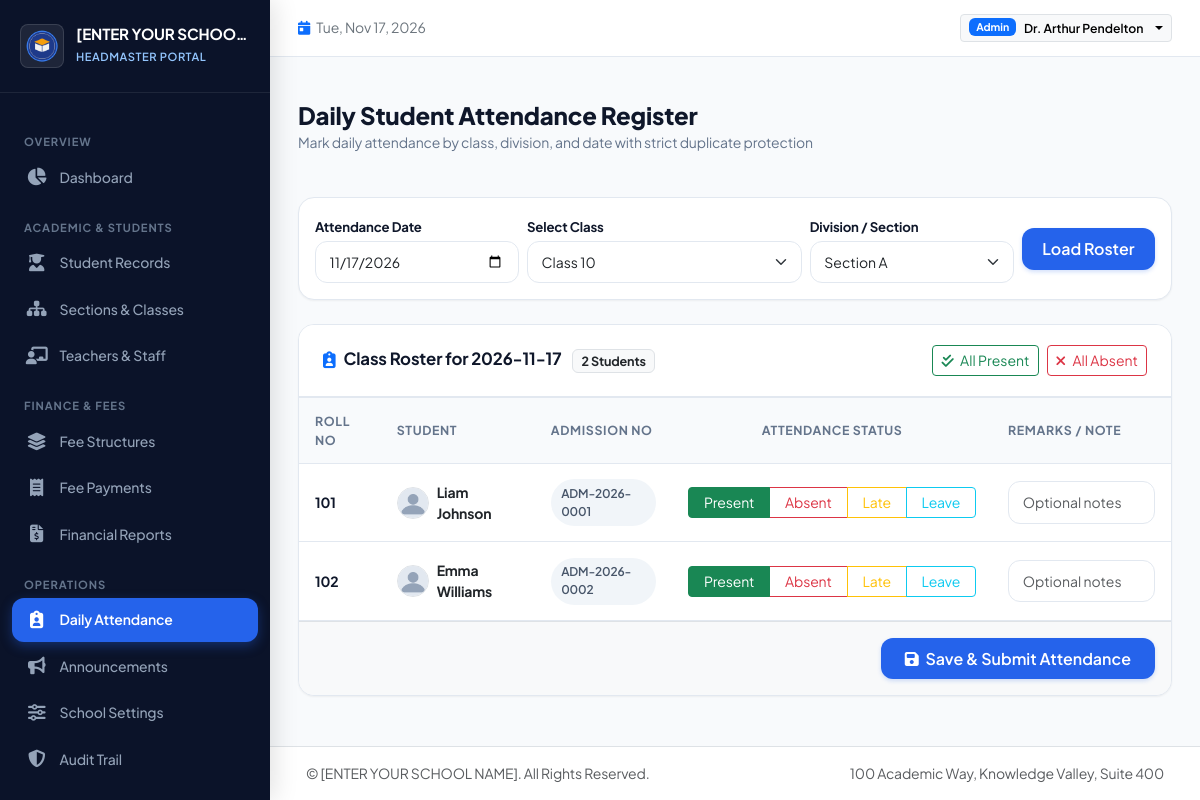
The app's page /admin/attendance?class_id=10 (signed in) with its own data.
### tables this page shows
CREATE TABLE school_settings (
        id INTEGER PRIMARY KEY,
        school_name TEXT NOT NULL DEFAULT '[ENTER YOUR SCHOOL NAME]',
        school_address TEXT DEFAULT '',
        school_phone TEXT DEFAULT '',
        school_email TEXT DEFAULT '',
        school_website TEXT DEFAULT '',
        headmaster_name TEXT DEFAULT '',
        currency_symbol TEXT DEFAULT '$',
        logo_path TEXT DEFAULT '',
        updated_at TIMESTAMP DEFAULT CURRENT_TIMESTAMP
    );

CREATE TABLE users (
        id INTEGER PRIMARY KEY AUTOINCREMENT,
        username TEXT NOT NULL UNIQUE,
        password_hash TEXT NOT NULL,
        role TEXT NOT NULL CHECK(role IN ('admin', 'teacher', 'student')),
        full_name TEXT NOT NULL,
        email TEXT DEFAULT '',
        phone TEXT DEFAULT '',
        is_active INTEGER DEFAULT 1,
        created_at TIMESTAMP DEFAULT CURRENT_TIMESTAMP
    );

CREATE TABLE students (
        id INTEGER PRIMARY KEY AUTOINCREMENT,
        user_id INTEGER UNIQUE REFERENCES users(id) ON DELETE SET NULL,
        admission_number TEXT NOT NULL UNIQUE,
        full_name TEXT NOT NULL,
        photo_path TEXT DEFAULT '',
        dob DATE,
        gender TEXT,
        school_section_id INTEGER REFERENCES school_sections(id) ON DELETE RESTRICT,
        class_id INTEGER REFERENCES classes(id) ON DELETE RESTRICT,
        class_section_id INTEGER REFERENCES class_sections(id) ON DELETE RESTRICT,
        roll_number TEXT DEFAULT '',
        admission_date DATE,
        academic_year_id INTEGER REFERENCES academic_years(id) ON DELETE RESTRICT,
        father_name TEXT DEFAULT '',
        mother_name TEXT DEFAULT '',
        guardian_name TEXT DEFAULT '',
        guardian_phone TEXT DEFAULT '',
        emergency_contact TEXT DEFAULT '',
        residential_address TEXT DEFAULT '',
        previous_school TEXT DEFAULT '',
        student_email TEXT DEFAULT '',
        status TEXT DEFAULT 'Active' CHECK(status IN ('Active', 'Archived', 'Suspended')),
        created_at TIMESTAMP DEFAULT CURRENT_TIMESTAMP
    );

### routes/admin.py (the view, shortened to what this page needs)
@admin_bp.route('/attendance', methods=['GET', 'POST'])
def attendance():
    db = get_db()
    selected_date = request.args.get('date', date.today().isoformat())
    selected_class_id = request.args.get('class_id')
    selected_section_id = request.args.get('class_section_id')
    classes = db.execute("SELECT * FROM classes WHERE is_active = 1 ORDER BY section_id, display_order, name;").fetchall()
    if not selected_class_id and classes:
        selected_class_id = str(classes[0]['id'])
    class_sections = []
    if selected_class_id:
        class_sections = db.execute("SELECT * FROM class_sections WHERE class_id = ? ORDER BY section_name ASC;", (selected_class_id,)).fetchall()
        if not selected_section_id and class_sections:
            selected_section_id = str(class_sections[0]['id'])
    roster = []
    if selected_class_id:
        roster_query = """
            SELECT s.id, s.full_name, s.admission_number, s.roll_number, s.photo_path,
                   att.status as attendance_status, att.remarks as attendance_remarks
            FROM students s
            LEFT JOIN attendance_records att ON att.student_id = s.id AND att.date = ?
            WHERE s.class_id = ? AND s.status = 'Active'
        """
        params = [selected_date, selected_class_id]
        if selected_section_id:
            roster_query += " AND s.class_section_id = ?"
            params.append(selected_section_id)
        roster_query += " ORDER BY s.roll_number, s.full_name ASC;"
        roster = db.execute(roster_query, params).fetchall()
    return render_template('admin/attendance.html',
        settings=get_school_settings(),
        selected_date=selected_date,
        selected_class_id=int(selected_class_id) if selected_class_id else None,
        selected_section_id=int(selected_section_id) if selected_section_id else None,
        classes=classes,
        class_sections=class_sections,
        roster=roster
    )

### models.py (called while the page is built, shortened)
def get_db():
    if 'db' not in g:
        db_path = current_app.config.get('DATABASE_PATH', Config.DATABASE_PATH)
        g.db = sqlite3.connect(db_path)
        g.db.row_factory = sqlite3.Row
        g.db.execute("PRAGMA foreign_keys = ON;")
    return g.db

def get_school_settings():
    db = get_db()
    row = db.execute("SELECT * FROM school_settings WHERE id = 1;").fetchone()
    if row:
        return dict(row)

    @property
    def is_active(self):
        return self._is_active

    @staticmethod
    def get_by_id(user_id):
        db = get_db()
        cursor = db.execute("SELECT * FROM users WHERE id = ?", (user_id,))
        row = cursor.fetchone()
        if not row:
            return None
        return User._build_from_row(row)

### routes/admin.py (called while the page is built)
@admin_bp.before_request
@login_required
@admin_required
def admin_before_request():
    pass

### templates/admin/attendance.html (shortened to what this page needs)
{% extends "base.html" %}
{% block content %}
<div class="page-header">
  <div>
    <h2 class="page-title">Daily Student Attendance Register</h2>
    <p class="page-subtitle">Mark daily attendance by class, division, and date with strict duplicate protection</p>
  </div>
</div>
<div class="card-custom mb-4">
  <div class="card-custom-body p-3">
    <form method="GET" action="{{ url_for('admin.attendance') }}" class="row g-2 align-items-center">
      <div class="col-md-3">
        <label class="form-label small fw-bold mb-1">Attendance Date</label>
        <input type="date" name="date" class="form-control" value="{{ selected_date }}" onchange="this.form.submit()">
      </div>
      <div class="col-md-4">
        <label class="form-label small fw-bold mb-1">Select Class</label>
        <select name="class_id" class="form-select" onchange="this.form.submit()">
          {% for c in classes %}
            <option value="{{ c.id }}" {% if selected_class_id == c.id %}selected{% endif %}>{{ c.name }}</option>
          {% endfor %}
        </select>
      </div>
      <div class="col-md-3">
        <label class="form-label small fw-bold mb-1">Division / Section</label>
        <select name="class_section_id" class="form-select" onchange="this.form.submit()">
          {% for cs in class_sections %}
            <option value="{{ cs.id }}" {% if selected_section_id == cs.id %}selected{% endif %}>Section {{ cs.section_name }}</option>
          {% endfor %}
        </select>
      </div>
      <div class="col-md-2 d-flex align-items-end">
        <button type="submit" class="btn btn-primary-custom w-100">Load Roster</button>
      </div>
    </form>
  </div>
</div>
<div class="card-custom">
  <div class="card-custom-header">
    <h5 class="card-custom-title">
      <i class="fa-solid fa-clipboard-user text-primary me-2"></i>Class Roster for {{ selected_date }}
      <span class="badge bg-light text-dark border ms-2">{{ roster|length }} Students</span>
    </h5>
    {% if roster %}
    <div class="d-flex gap-2">
      <button type="button" class="btn btn-sm btn-outline-success" onclick="markAllAttendance('Present')">
        <i class="fa-solid fa-check-double me-1"></i> All Present
      </button>
      <button type="button" class="btn btn-sm btn-outline-danger" onclick="markAllAttendance('Absent')">
        <i class="fa-solid fa-xmark me-1"></i> All Absent
      </button>
    </div>
    {% endif %}
  </div>
  {% if roster %}
  <form action="{{ url_for('admin.attendance') }}" method="POST">
    <div class="table-responsive p-0">
      <table class="table-custom mb-0">
        <thead>
          <tr>
            <th>Roll No</th>
            <th>Student</th>
            <th>Admission No</th>
            <th class="text-center" style="width: 320px;">Attendance Status</th>
            <th>Remarks / Note</th>
          </tr>
        </thead>
        <tbody>
          {% for st in roster %}
            <tr>
              <td class="fw-bold">{{ st.roll_number or '-' }}</td>
              <td>
                <div class="d-flex align-items-center gap-2">
                  <img src="{% if st.photo_path %}{{ url_for('static', filename=st.photo_path) }}{% else %}{{ url_for('static', filename='images/default_avatar.png') }}{% endif %}"
                       alt="Photo" class="rounded-circle border" style="width: 32px; height: 32px; object-fit: cover;">
                  <a href="{{ url_for('admin.student_view', student_id=st.id) }}" class="fw-bold text-dark text-decoration-none hover-primary">
                    {{ st.full_name }}
                  </a>
                </div>
              </td>
              <td><span class="badge-custom badge-secondary">{{ st.admission_number }}</span></td>
              <td class="text-center">
                <div class="btn-group btn-group-sm w-100" role="group">
                  <label class="btn btn-outline-success" for="p_{{ st.id }}">Present</label>
                  <label class="btn btn-outline-danger" for="a_{{ st.id }}">Absent</label>
                  <label class="btn btn-outline-warning" for="l_{{ st.id }}">Late</label>
                  <label class="btn btn-outline-info" for="e_{{ st.id }}">Leave</label>
                </div>
              </td>
              <td>
                <input type="text" name="remarks_{{ st.id }}" class="form-control form-control-sm" placeholder="Optional notes" value="{{ st.attendance_remarks or '' }}">
              </td>
            </tr>
          {% endfor %}
        </tbody>
      </table>
    </div>
    <div class="p-3 bg-light border-top d-flex justify-content-end">
      <button type="submit" class="btn btn-primary-custom px-4">
        <i class="fa-solid fa-floppy-disk me-1"></i> Save & Submit Attendance
      </button>
    </div>
  </form>
  {% else %}
    <div class="text-center py-5 text-muted">
      <i class="fa-solid fa-users-slash fs-1 mb-3 opacity-50"></i>
      <p>No active students enrolled in the selected class and section.</p>
    </div>
  {% endif %}
</div>
{% endblock %}

### templates/base.html (shortened to what this page needs)
<!DOCTYPE html>
<html lang="en">
<head>
  <link href="https://cdn.jsdelivr.net/npm/bootstrap@5.3.3/dist/css/bootstrap.min.css" rel="stylesheet">
  <link rel="stylesheet" href="https://cdnjs.cloudflare.com/ajax/libs/font-awesome/6.5.1/css/all.min.css">
  <link rel="stylesheet" href="{{ url_for('static', filename='css/style.css') }}">
</head>
<body>
  <div class="app-wrapper">
    <aside class="sidebar">
      <div class="sidebar-header">
        <img src="{% if school_settings.logo_path %}{{ url_for('static', filename=school_settings.logo_path) }}{% else %}{{ url_for('static', filename='images/default_logo.png') }}{% endif %}"
             alt="School Logo" class="school-brand-logo">
        <div class="school-brand-info">
          <h1 class="school-brand-name" title="{{ school_settings.school_name }}">{{ school_settings.school_name }}</h1>
          <span class="school-brand-badge">
            {% if current_user.role == 'admin' %}Headmaster Portal
            {% elif current_user.role == 'teacher' %}Teacher Portal
            {% elif current_user.role == 'student' %}Student Portal
            {% else %}Portal{% endif %}
          </span>
        </div>
      </div>
      <div class="sidebar-nav">
        {% if current_user.role == 'admin' %}
          <div class="nav-section-title">Overview</div>
          <a href="{{ url_for('admin.dashboard') }}" class="sidebar-link {% if request.endpoint == 'admin.dashboard' %}active{% endif %}">
            <i class="fa-solid fa-chart-pie"></i>
            <span>Dashboard</span>
          </a>
          <div class="nav-section-title">Academic & Students</div>
          <a href="{{ url_for('admin.students') }}" class="sidebar-link {% if request.endpoint in ['admin.students', 'admin.student_create', 'admin.student_view', 'admin.student_edit'] %}active{% endif %}">
            <i class="fa-solid fa-user-graduate"></i>
            <span>Student Records</span>
          </a>
          <a href="{{ url_for('admin.sections_classes') }}" class="sidebar-link {% if request.endpoint == 'admin.sections_classes' %}active{% endif %}">
            <i class="fa-solid fa-sitemap"></i>
            <span>Sections & Classes</span>
          </a>
          <a href="{{ url_for('admin.teachers') }}" class="sidebar-link {% if request.endpoint in ['admin.teachers', 'admin.teacher_create'] %}active{% endif %}">
            <i class="fa-solid fa-chalkboard-user"></i>
            <span>Teachers & Staff</span>
          </a>
          <div class="nav-section-title">Finance & Fees</div>
          <a href="{{ url_for('admin.fee_structures') }}" class="sidebar-link {% if request.endpoint == 'admin.fee_structures' %}active{% endif %}">
            <i class="fa-solid fa-layer-group"></i>
            <span>Fee Structures</span>
          </a>
          <a href="{{ url_for('admin.payments') }}" class="sidebar-link {% if request.endpoint in ['admin.payments', 'admin.payment_receipt'] %}active{% endif %}">
            <i class="fa-solid fa-receipt"></i>
            <span>Fee Payments</span>
          </a>
          <a href="{{ url_for('admin.fee_reports') }}" class="sidebar-link {% if request.endpoint == 'admin.fee_reports' %}active{% endif %}">
            <i class="fa-solid fa-file-invoice-dollar"></i>
            <span>Financial Reports</span>
          </a>
          <div class="nav-section-title">Operations</div>
          <a href="{{ url_for('admin.attendance') }}" class="sidebar-link {% if request.endpoint == 'admin.attendance' %}active{% endif %}">
            <i class="fa-solid fa-clipboard-user"></i>
            <span>Daily Attendance</span>
          </a>
          <a href="{{ url_for('admin.notices') }}" class="sidebar-link {% if request.endpoint == 'admin.notices' %}active{% endif %}">
            <i class="fa-solid fa-bullhorn"></i>
            <span>Announcements</span>
          </a>
          <a href="{{ url_for('admin.settings') }}" class="sidebar-link {% if request.endpoint == 'admin.settings' %}active{% endif %}">
            <i class="fa-solid fa-sliders"></i>
            <span>School Settings</span>
          </a>
          <a href="{{ url_for('admin.audit_logs') }}" class="sidebar-link {% if request.endpoint == 'admin.audit_logs' %}active{% endif %}">
            <i class="fa-solid fa-shield-halved"></i>
            <span>Audit Trail</span>
          </a>
        {% endif %}
      </div>
    </aside>
    <div class="main-wrapper">
      <header class="topbar">
        <div class="d-flex align-items-center gap-3">
          <div class="d-none d-md-block text-secondary small">
            <i class="fa-solid fa-calendar-day me-1 text-primary"></i>
            <span id="currentDateDisplay">Today</span>
          </div>
        </div>
        <div class="d-flex align-items-center gap-3">
          <div class="dropdown">
            <button class="btn btn-light btn-sm border dropdown-toggle d-flex align-items-center gap-2" type="button" data-bs-toggle="dropdown">
              <span class="badge bg-primary text-capitalize">{{ current_user.role }}</span>
              <span class="fw-semibold small d-none d-sm-inline">{{ current_user.full_name }}</span>
            </button>
          </div>
        </div>
      </header>
      <div class="container-fluid px-4 pt-3">
      </div>
      <main class="content-area">
        {% block content %}{% endblock %}
      </main>
      <footer class="bg-white border-top py-3 px-4 text-center text-muted small mt-auto">
        <div class="container-fluid d-flex flex-column flex-sm-row justify-content-between align-items-center gap-2">
          <span>&copy; {{ school_settings.school_name }}. All Rights Reserved.</span>
          <span>{{ school_settings.school_address }}</span>
        </div>
      </footer>
    </div>
  </div>
</body>
</html>

### records on screen
school_settings: school_name "[ENTER YOUR SCHOO…", school_name "[ENTER YOUR SCHOOL NAME]", school_address "100 Academic Way, Knowledge Valley, Suite 400"
users: role "Admin", full_name "Dr. Arthur Pendelton"
students: roll_number "101", full_name "Liam Johnson", admission_number "ADM-2026-0001"
students: roll_number "102", full_name "Emma Williams", admission_number "ADM-2026-0002"

### other values on screen
{{ selected_date }} "2026-11-17"
{{ roster|length }} "2"
form field class_id "Class 10"
